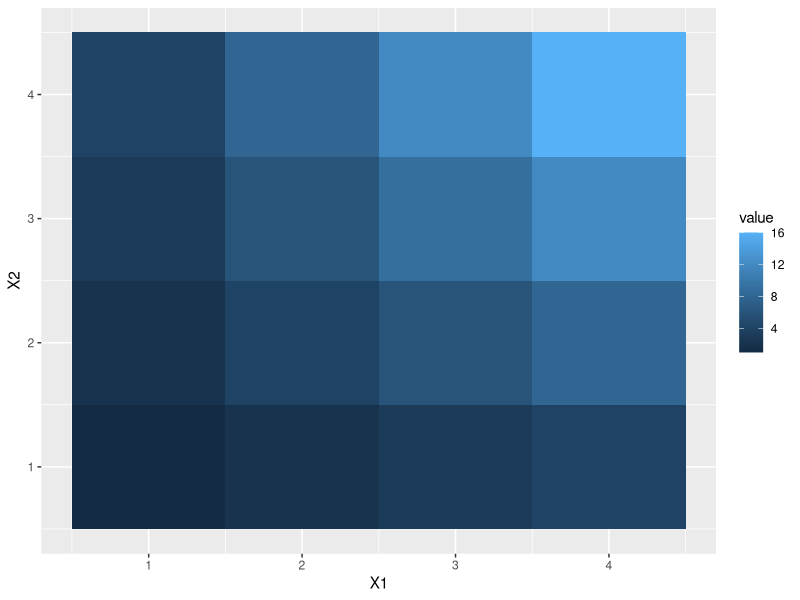
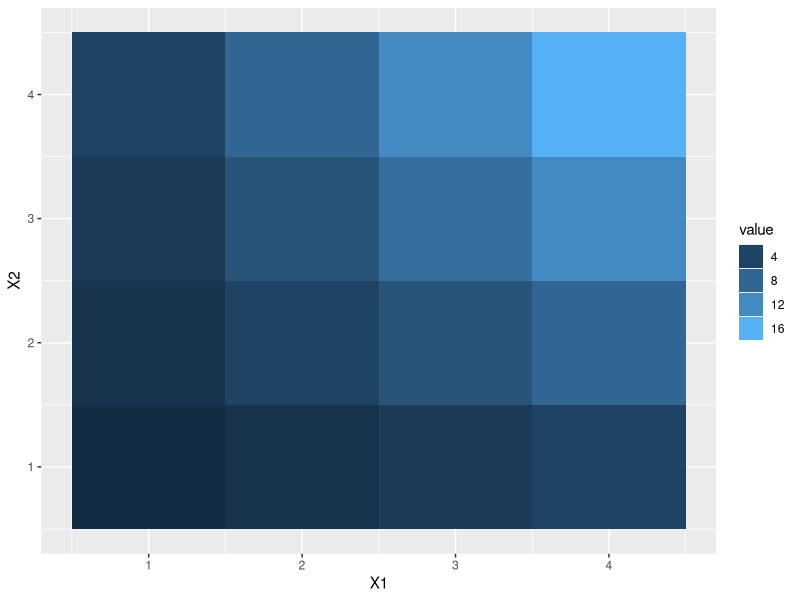
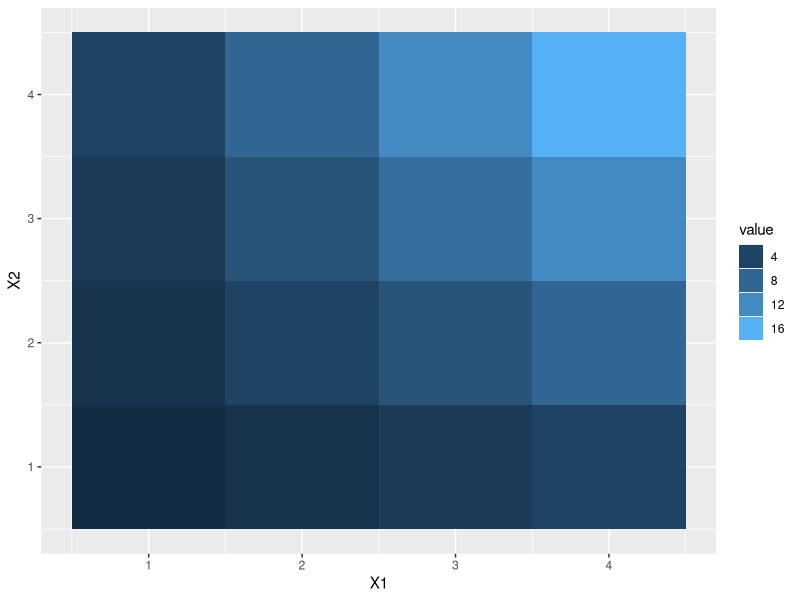
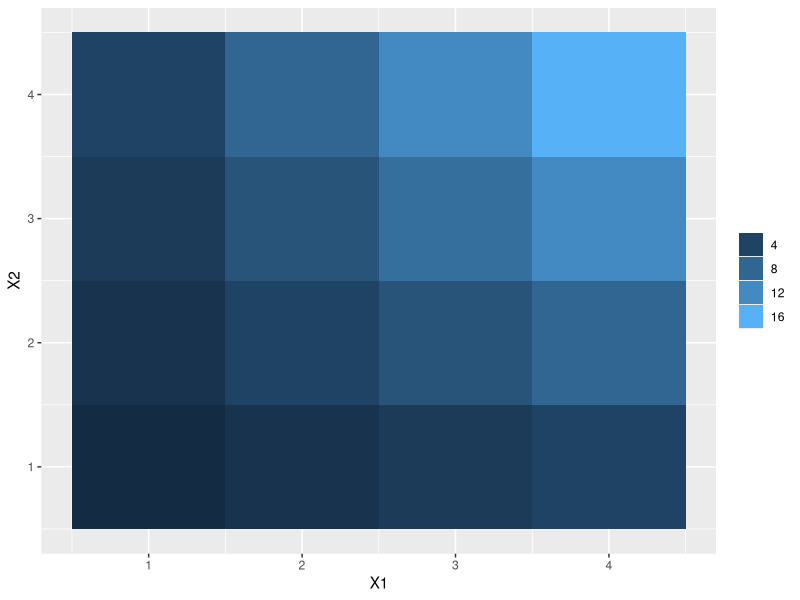
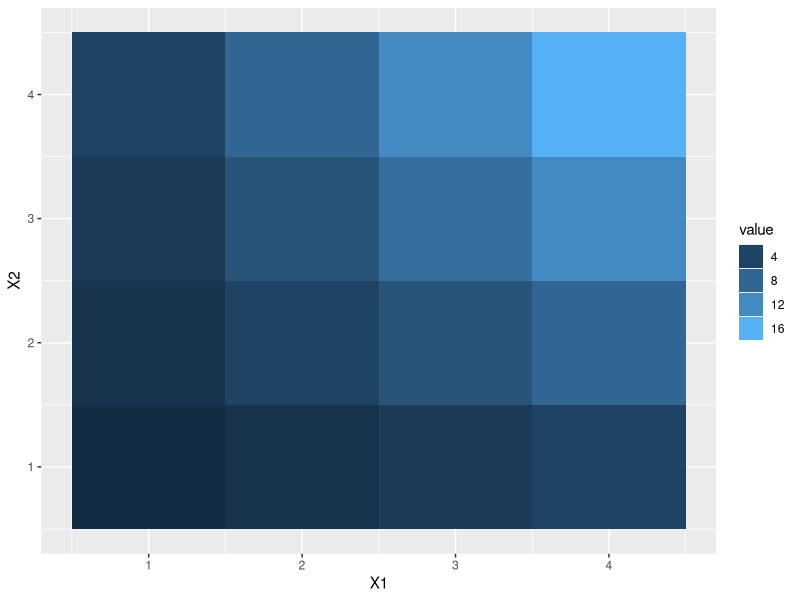
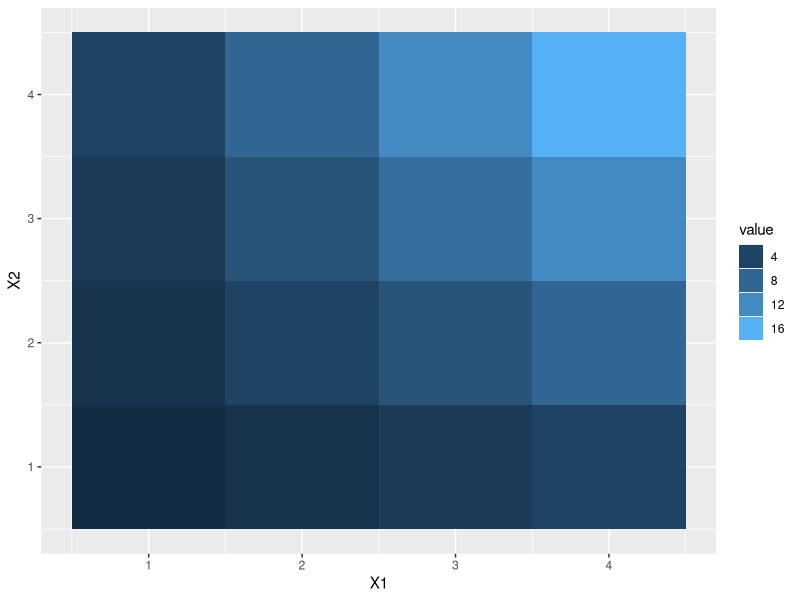
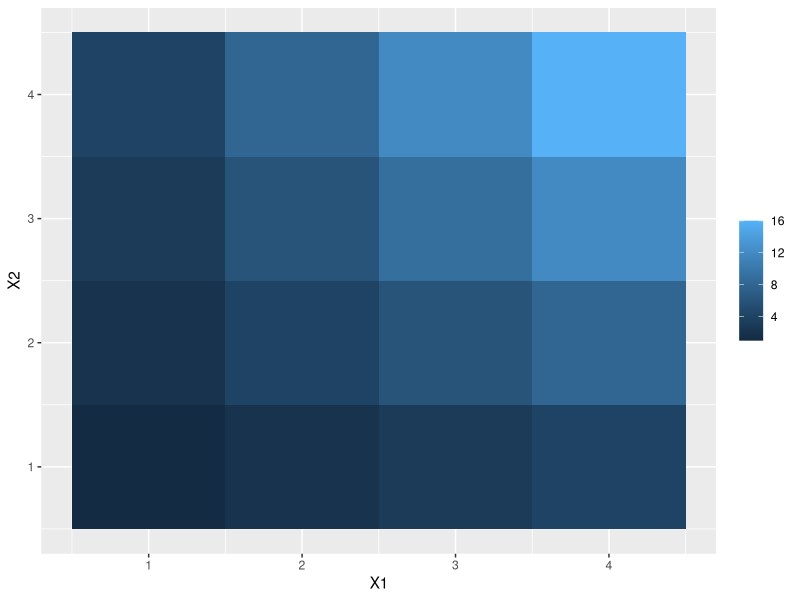
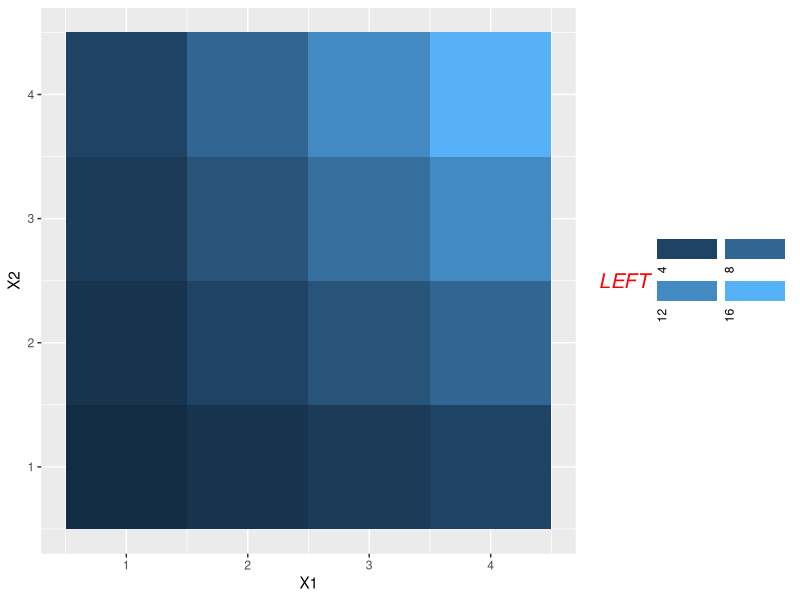

These charts were generated, in order, by the following R code:
## ---- chunk 1
library(tidyverse)
## ---- chunk 2
df <- reshape2::melt(outer(1:4, 1:4), varnames = c("X1", "X2"))
p1 <- ggplot(df, aes(X1, X2)) + geom_tile(aes(fill = value));p1
## ---- chunk 3
p1 + scale_fill_continuous(guide = "legend")
## ---- chunk 4
p1 + scale_fill_continuous(guide = guide_legend())
## ---- chunk 5
p1 + scale_fill_continuous(guide = guide_legend(title=NULL))
## ---- chunk 6
p1+guides(fill = "legend")
## ---- chunk 7
p1+guides(fill = guide_legend())
## ---- chunk 8
p1+guides(fill = guide_colorbar(title = NULL))
## ---- chunk 9
p2<-p1 + guides(fill =  guide_legend( title = "LEFT", 
                                  title.position = "left",
                                  title.theme = element_text( size = 15,
                                                              face = "italic",
                                                              colour = "red",
                                                              angle = 0
                                                            ),
                                  label.position = "bottom",
                                  label.hjust = 0.5,
                                  label.vjust = 1,
                                  label.theme = element_text(angle = 90),
                                  direction = "horizontal",
                                  keywidth = 3, 
                                  keyheight = 1,
                                  nrow=2,
                                  byrow=TRUE
                               )
            );p2
## ---- chunk 10
p3<-p1 + guides(fill =  guide_colorbar( title = "LEFT", 
                                  title.position = "left",
                                  title.theme = element_text( size = 15,
                                                              face = "italic",
                                                              colour = "red",
                                                              angle = 0
                                                            ),
                                  label.position = "bottom",
                                  label.hjust = 0.5,
                                  label.vjust = 1,
                                  label.theme = element_text(angle = 90),
                                  direction = "horizontal",
                                  barwidth = 10, barheight = 10,
                                  nbin = 100,
                                  draw.ulim = FALSE, 
                                  draw.llim = FALSE,
                                  ticks=TRUE
                                  )
            );p3
## ---- chunk 11
p2+theme(legend.position="top")
## ---- chunk 12
p3+theme(legend.position = c(0.3,0.5))
## ---- chunk 13
mydata <- data.frame(  x = runif(100,0,100),  
                        y = runif(100,0,100),  
                        z = runif(100,0,100),  
                        f = runif(100,0,100),  
                        g = rep(LETTERS[1:5],each = 20))
p <- ggplot(mydata,aes(x,y))+  geom_point(aes(fill = z,size = f ),shape = 21);p
## ---- chunk 14
colorbar = guide_colorbar(  title = 'Colorbar',  
                            title.position = 'left',  #left,right,top,bottom  
                            title.theme = element_text(size = 15,face = "italic",colour = "red",angle = 45),  
                            title.hjust =  .5,  
                            title.vjust =  0,  
                            label = TRUE,  
                            label.position = 'top',  
                            label.theme = element_text(size = 15,face = "italic",colour = "red",angle = 45),  
                            label.hjust = .5,  
                            label.vjust = .5,  
                            barwidth = unit(6,"cm"),  #Default value is legend.key.width or legend.key.size  
                            barheight = unit(1.2,"cm"),  #Default value is legend.key.height or legend.key.size  
                            nbin = 20,  
                            ticks = TRUE,  
                            draw.ulim = TRUE,  
                            draw.llim = TRUE,  
                            direction = "horizontal",  #"horizontal" or "vertical."  
                            reverse = TRUE,  
                            order = 1)
size_legend = guide_legend(  title = 'legend',  
                             title.position = "left",  
                             title.hjust =  .5,  
                             title.vjust = .5,  
                             title.theme = element_text(size = 15,face = "italic",colour = "red",angle = 45),  
                             keywidth = 2.5,  
                             keyheight = 2,  
                             label.position = "bottom",  
                             direction = "horizontal",  
                             label = TRUE,  
                             label.hjust = 0.5,  
                             label.vjust = 0.5,  
                             label.theme = element_text(size = 15,face = "italic",colour = "red",angle = 45),  
                             nrow = 2,  
                             byrow = TRUE,  
                             reverse = TRUE,  
                             order = 2)
p + scale_fill_gradient(breaks = seq(0,100,10)) +  
    scale_size_area(breaks = seq(0,100,10))  +  
    guides(fill = colorbar,size = size_legend)
## ---- chunk 15
p+scale_fill_gradient(breaks=seq(0,100,10),guide=colorbar)+
  scale_size_area(breaks = seq(0,100,10),guide=size_legend)
## ---- chunk 16
ggplot(mpg)+
  geom_point(aes(cty, 
                 hwy, 
                 shape = manufacturer))+
  scale_shape_manual(values=seq(0,15,1),
                     guide=FALSE)
## ---- chunk 17
ggplot(mpg)+
  geom_point(aes(cty, 
                 hwy, 
                 shape = manufacturer))+
  scale_shape_manual(values=seq(0,15,1),
                     guide="none")
## ---- chunk 18
ggplot(mpg)+
  geom_point(aes(cty, 
                 hwy, 
                 color = manufacturer))+
  #guides(color=FALSE)+
  scale_color_discrete(guide=FALSE)
